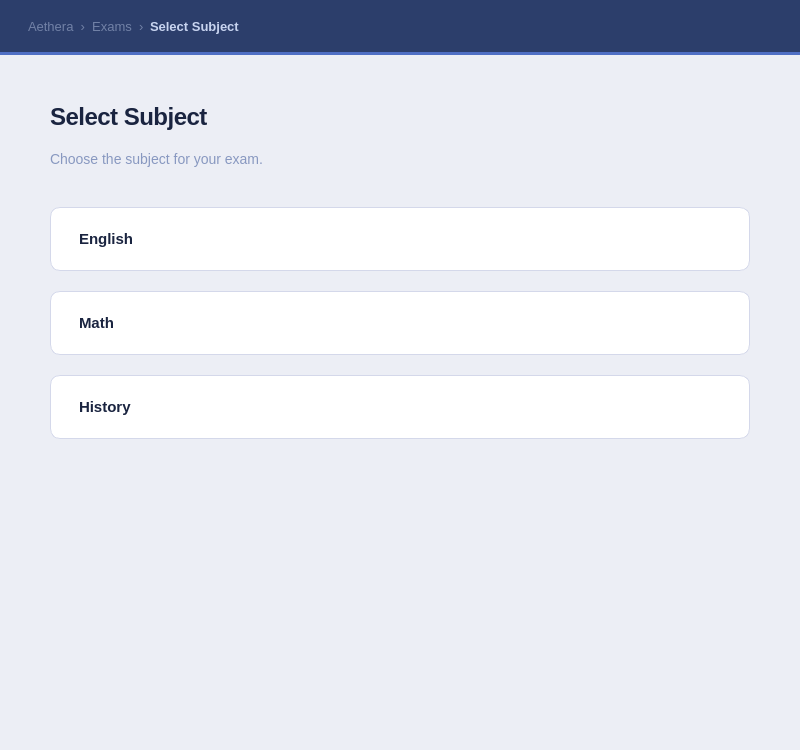
<?xml version="1.0" encoding="UTF-8"?>
<ui version="4.0">
 <class>Subjects</class>
 <widget class="QWidget" name="Subjects">
  <property name="geometry"><rect><x>0</x><y>0</y><width>800</width><height>750</height></rect></property>
  <property name="styleSheet">
   <string notr="true">
QWidget#Subjects { background-color: #eceef5; }
QWidget#topBar { background-color: #2c3e6b; }
QLabel#labelTopBarPage { color: #c8d4f0; font-size: 13px; font-weight: 600; }
QLabel#labelTopBarBreadcrumb { color: rgba(200,212,240,0.45); font-size: 13px; }
QWidget#topBarLine { background-color: #4f6fc4; }
QLabel#labelSubjectsTitle { color: #1a2440; font-size: 24px; font-weight: 700; letter-spacing: -0.5px; }
QLabel#labelSubjectsSubtitle { color: #8898c0; font-size: 14px; }
QPushButton#buttonEnglish, QPushButton#buttonMath, QPushButton#buttonHistory {
    background-color: #ffffff; color: #1a2440; font-size: 15px; font-weight: 600;
    border: 1px solid #d4d8ea; border-radius: 10px; padding: 20px 28px; text-align: left;
}
QPushButton#buttonEnglish:hover, QPushButton#buttonMath:hover, QPushButton#buttonHistory:hover {
    background-color: #f4f5fa; border-color: #4f6fc4; color: #1a2440;
}
QPushButton#buttonEnglish:pressed, QPushButton#buttonMath:pressed, QPushButton#buttonHistory:pressed {
    background-color: #eef1fb; border-color: #3a5aae;
}
   </string>
  </property>
  <layout class="QVBoxLayout" name="outerLayout">
   <property name="spacing"><number>0</number></property>
   <property name="leftMargin"><number>0</number></property>
   <property name="topMargin"><number>0</number></property>
   <property name="rightMargin"><number>0</number></property>
   <property name="bottomMargin"><number>0</number></property>
   <item>
    <widget class="QWidget" name="topBar" native="true">
     <property name="minimumSize"><size><width>0</width><height>52</height></size></property>
     <property name="maximumSize"><size><width>16777215</width><height>52</height></size></property>
     <layout class="QHBoxLayout" name="topBarLayout">
      <property name="leftMargin"><number>28</number></property><property name="topMargin"><number>0</number></property><property name="rightMargin"><number>28</number></property><property name="bottomMargin"><number>0</number></property>
      <item><widget class="QLabel" name="labelTopBarBreadcrumb"><property name="text"><string>Aethera  ›  Exams  ›</string></property></widget></item>
      <item><widget class="QLabel" name="labelTopBarPage"><property name="text"><string>Select Subject</string></property></widget></item>
      <item><spacer name="s"><property name="orientation"><enum>Qt::Orientation::Horizontal</enum></property><property name="sizeHint" stdset="0"><size><width>40</width><height>20</height></size></property></spacer></item>
     </layout>
    </widget>
   </item>
   <item>
    <widget class="QWidget" name="topBarLine" native="true">
     <property name="minimumSize"><size><width>0</width><height>3</height></size></property>
     <property name="maximumSize"><size><width>16777215</width><height>3</height></size></property>
    </widget>
   </item>
   <item>
    <layout class="QVBoxLayout" name="subjectsLayout">
     <property name="spacing"><number>20</number></property>
     <property name="leftMargin"><number>50</number></property>
     <property name="topMargin"><number>48</number></property>
     <property name="rightMargin"><number>50</number></property>
     <property name="bottomMargin"><number>60</number></property>
     <item><widget class="QLabel" name="labelSubjectsTitle"><property name="text"><string>Select Subject</string></property></widget></item>
     <item><widget class="QLabel" name="labelSubjectsSubtitle"><property name="text"><string>Choose the subject for your exam.</string></property></widget></item>
     <item><spacer name="midSpacer"><property name="orientation"><enum>Qt::Orientation::Vertical</enum></property><property name="sizeType"><enum>QSizePolicy::Policy::Fixed</enum></property><property name="sizeHint" stdset="0"><size><width>20</width><height>20</height></size></property></spacer></item>
     <item><widget class="QPushButton" name="buttonEnglish"><property name="minimumSize"><size><width>0</width><height>64</height></size></property><property name="text"><string>English</string></property></widget></item>
     <item><widget class="QPushButton" name="buttonMath"><property name="minimumSize"><size><width>0</width><height>64</height></size></property><property name="text"><string>Math</string></property></widget></item>
     <item><widget class="QPushButton" name="buttonHistory"><property name="minimumSize"><size><width>0</width><height>64</height></size></property><property name="text"><string>History</string></property></widget></item>
     <item><spacer name="bottomSpacer"><property name="orientation"><enum>Qt::Orientation::Vertical</enum></property><property name="sizeHint" stdset="0"><size><width>20</width><height>40</height></size></property></spacer></item>
    </layout>
   </item>
  </layout>
 </widget>
 <resources/>
 <connections/>
</ui>
